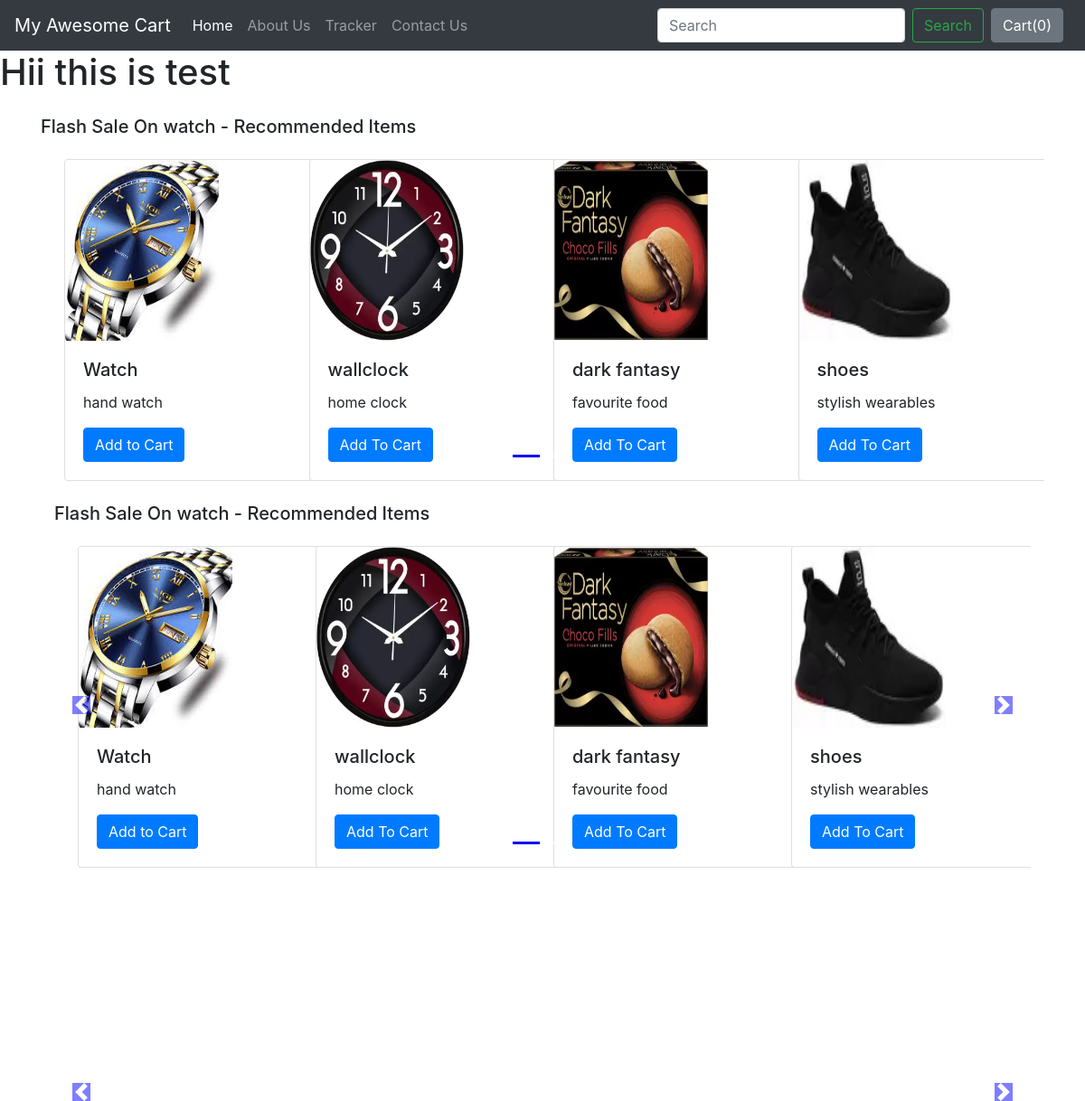
Screenshot of /shop/test/ with the database file from the repository.
### shop/models.py (models this page shows)
class Product(models.Model):
    product_id = models.AutoField
    product_name = models.CharField(max_length=50)
    category = models.CharField(max_length=50, default="")
    sub_category = models.CharField(max_length=50, default="")
    price = models.IntegerField(default=0)
    desc = models.CharField(max_length=300)
    pub_date = models.DateField()
    image = models.ImageField(upload_to="shop/images", default="")
    def __str__(self):
        return self.product_name

### shop/views.py (the view)
# urls.py: path('test/',views.test,name='test'),
def test(request):
    products = Product.objects.all()
    print(products)
    n = len(products)
    nSlides = n // 4 + ceil((n / 4) - (n // 4))
    allProds = [[products, range(1, nSlides), nSlides], [
        products, range(1, nSlides), nSlides]]
    params = {"allProds": allProds}
    return render(request, 'shop/indextest.html', params)

### shop/templates/shop/indextest.html (shortened to what this page needs)
{% extends 'shop/basic.html' %}
{% block body %}
{% load static %}
<h1> Hii this is test </h1>
{% for product,range,no_of_slides in allProds%}
<div class="container">
  <h5 class="my-4">Flash Sale On {{product.0.category}} - Recommended Items</h5>
  <div id="demo{{forloop.counter}}" class="carousel slide my-3" data-ride="carousel">
    <ul class="carousel-indicators">
      <li data-target="#demo{{forloop.counter}}" data-slide-to="0" class="active"></li>
      {% for i in range %}
      <li data-target="#demo{{forloop.parentloop.counter}}" data-slide-to="{{i}}"></li>
      {% endfor %}
    </ul>
    <div class="container carousel-inner no-padding">
      <div class="carousel-item active">
        <div class="col-xs-3 col-sm-3 col-md-3">
          <div class="card" style="width: 18rem;">
            <img src='/media/{{product.0.image}}' class="card-img-top" alt="...">
            <div class="card-body">
              <h5 class="card-title">{{product.0.product_name}}</h5>
              <p class="card-text">{{product.0.desc}}</p>
              <a href="#" class="btn btn-primary">Add to Cart</a>
            </div>
          </div>
        </div>
        {% for i in product|slice:"1:"%}
        <div class="col-xs-3 col-sm-3 col-md-3">
          <div class="card" style="width: 18rem;">
            <img src='/media/{{i.image}}' class="card-img-top" alt="...">
            <div class="card-body">
              <h5 class="card-title">{{i.product_name}}</h5>
              <p class="card-text">{{i.desc}}</p>
              <a href="#" class="btn btn-primary">Add To Cart</a>
            </div>
          </div>
        </div>
        {% if forloop.counter|divisibleby:3 and forloop.counter > 0 and not forloop.last %}
      </div>
        {% endif %}
        {% endfor %}
    </div>
  </div>
  <a class="carousel-control-prev" href="#demo{{forloop.counter}}" data-slide="prev">
    <span class="carousel-control-prev-icon"></span>
  </a>
  <a class="carousel-control-next" href="#demo{{forloop.counter}}" data-slide="next">
    <span class="carousel-control-next-icon"></span>
  </a>
  {% endfor %}
</div>
{% endblock %}

### shop/templates/shop/indextest.html (style rules this page uses)
.col-md-3 { display: inline-block; margin-left: -4px; }
.carousel-indicators .active { background-color: blue; }
.col-md-3 img { width: 170px; height: 200px; }
body .carousel-indicators { bottom: 0; }
body .carousel-control-prev-icon, body .carousel-control-next-icon { background-color: blue; }
.carousel-control-prev, .carousel-control-next { top: auto; bottom: auto; padding-top: 222px; }
body .no-padding { padding-left: 0, }

### rows the page displays
Product: category "watch" "watch", image (picture), product_name "Watch" "Watch", desc "hand watch" "hand watch"
Product: image (picture), product_name "wallclock", desc "home clock"
Product: image (picture), product_name "dark fantasy", desc "favourite food"
Product: image (picture), product_name "shoes", desc "stylish wearables"
